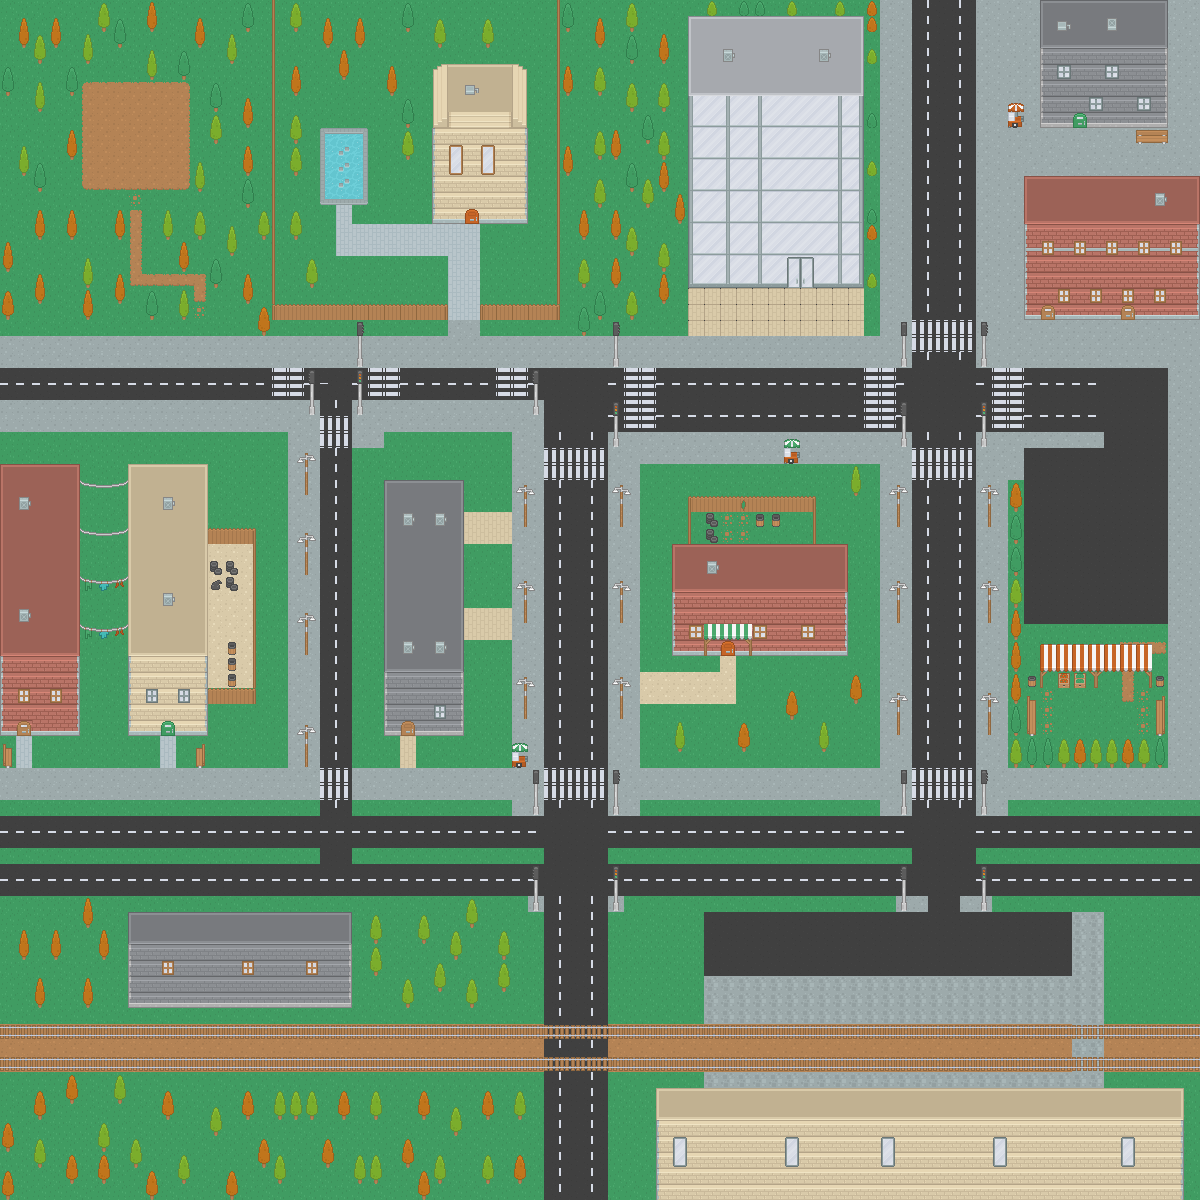

Rendered tile map (Tiled .tmx) drawn with the repository's tilesets; below, a short description and the map source with its tile grids summarised:
An orthogonal 75x75 tile map with 16x16 px tiles, 6 tile layers (Grass, Road, Door/window, Houses, ...), 2 tilesets and 144 objects.

<map version="1.0" orientation="orthogonal" renderorder="right-down" width="75" height="75" tilewidth="16" tileheight="16" nextobjectid="8">
 <tileset firstgid="1" name="roguelikeCity_magenta" tilewidth="16" tileheight="16" spacing="1" tilecount="1036" columns="37">
  <image source="../Spritesheets/roguelike-modern-city/roguelikeCity_magenta.png" trans="ff00ff" width="628" height="475" />
  <tile id="0">
   <objectgroup draworder="index">
    <object id="1" x="0" y="0" width="16" height="16" />
   </objectgroup>
  </tile>
  <tile id="1">
   <objectgroup draworder="index">
    <object id="1" x="0.181818" y="0" width="15.6364" height="15.8182" />
   </objectgroup>
  </tile>
  <tile id="2">
   <objectgroup draworder="index">
    <object id="1" x="0" y="0" width="16" height="16" />
   </objectgroup>
  </tile>
  <tile id="3">
   <objectgroup draworder="index">
    <object id="1" x="0" y="0" width="16" height="16" />
   </objectgroup>
  </tile>
  <tile id="6">
   <objectgroup draworder="index">
    <object id="1" x="0.0909091" y="0" width="15.4545" height="15.7273" />
   </objectgroup>
  </tile>
  <tile id="8">
   <objectgroup draworder="index">
    <object id="1" x="0.0909091" y="0" width="15.8182" height="15.8182" />
   </objectgroup>
  </tile>
  <tile id="9">
   <objectgroup draworder="index">
    <object id="1" x="0.181818" y="0.272727" width="15.4545" height="15.4545" />
   </objectgroup>
  </tile>
  <tile id="10">
   <objectgroup draworder="index">
    <object id="1" x="0.0909091" y="0.0909091" width="15.7273" height="15.7273" />
   </objectgroup>
  </tile>
  <tile id="11">
   <objectgroup draworder="index">
    <object id="1" x="0.272727" y="0.0909091" width="15.3636" height="15.6364" />
   </objectgroup>
  </tile>
  <tile id="14">
   <objectgroup draworder="index">
    <object id="1" x="0.181818" y="0" width="15.5455" height="15.6364" />
   </objectgroup>
  </tile>
  <tile id="16">
   <objectgroup draworder="index">
    <object id="1" x="0.272727" y="0.272727" width="15.4545" height="15.5455" />
   </objectgroup>
  </tile>
  <tile id="17">
   <objectgroup draworder="index">
    <object id="1" x="0.181818" y="0.181818" width="15.4545" height="15.5455" />
   </objectgroup>
  </tile>
  <tile id="18">
   <objectgroup draworder="index">
    <object id="1" x="0.272727" y="0.181818" width="15.2727" height="15.6364" />
   </objectgroup>
  </tile>
  <tile id="19">
   <objectgroup draworder="index">
    <object id="1" x="0.0909091" y="0.363636" width="15.6364" height="15.4545" />
   </objectgroup>
  </tile>
  <tile id="22">
   <objectgroup draworder="index">
    <object id="1" x="0.181818" y="0.181818" width="15.5455" height="15.3636" />
   </objectgroup>
  </tile>
  <tile id="24">
   <objectgroup draworder="index">
    <object id="1" x="0" y="0.0909091" width="15.6364" height="15.5455" />
   </objectgroup>
  </tile>
  <tile id="25">
   <objectgroup draworder="index">
    <object id="1" x="0.181818" y="0.0909091" width="15.5455" height="15.6364" />
   </objectgroup>
  </tile>
  <tile id="26">
   <objectgroup draworder="index">
    <object id="1" x="0.181818" y="0.272727" width="15.6364" height="15.3636" />
   </objectgroup>
  </tile>
  <tile id="27">
   <objectgroup draworder="index">
    <object id="1" x="0" y="0" width="15.6364" height="15.6364" />
   </objectgroup>
  </tile>
  <tile id="37">
   <objectgroup draworder="index">
    <object id="1" x="0.0909091" y="0" width="15.8182" height="15.8182" />
   </objectgroup>
  </tile>
  <tile id="38">
   <objectgroup draworder="index">
    <object id="1" x="0" y="0" width="16" height="16" />
   </objectgroup>
  </tile>
  <tile id="39">
   <objectgroup draworder="index">
    <object id="1" x="0.0909091" y="0" width="15.7273" height="15.7273" />
   </objectgroup>
  </tile>
  <tile id="40">
   <objectgroup draworder="index">
    <object id="1" x="0.181818" y="0" width="15.7273" height="15.6364" />
   </objectgroup>
  </tile>
  <tile id="45">
   <objectgroup draworder="index">
    <object id="1" x="0" y="0.0909091" width="15.6364" height="15.5455" />
   </objectgroup>
  </tile>
  <tile id="46">
   <objectgroup draworder="index">
    <object id="1" x="0.181818" y="0.181818" width="15.7273" height="15.6364" />
   </objectgroup>
  </tile>
  <tile id="47">
   <objectgroup draworder="index">
    <object id="1" x="0.0909091" y="0.181818" width="15.5455" height="15.6364" />
   </objectgroup>
  </tile>
  <tile id="48">
   <objectgroup draworder="index">
    <object id="1" x="0.0909091" y="0.0909091" width="15.9091" height="15.4545" />
   </objectgroup>
  </tile>
  <tile id="53">
   <objectgroup draworder="index">
    <object id="1" x="0.181818" y="-0.0909091" width="15.4545" height="15.9091" />
   </objectgroup>
  </tile>
  <tile id="54">
   <objectgroup draworder="index">
    <object id="1" x="0.181818" y="0.181818" width="15.5455" height="15.5455" />
   </objectgroup>
  </tile>
  <tile id="55">
   <objectgroup draworder="index">
    <object id="1" x="0.181818" y="0.181818" width="15.4545" height="15.4545" />
   </objectgroup>
  </tile>
  <tile id="56">
   <objectgroup draworder="index">
    <object id="1" x="0.0909091" y="0.0909091" width="15.5455" height="15.7273" />
   </objectgroup>
  </tile>
  <tile id="61">
   <objectgroup draworder="index">
    <object id="1" x="0" y="0.272727" width="15.6364" height="15.3636" />
   </objectgroup>
  </tile>
  <tile id="62">
   <objectgroup draworder="index">
    <object id="1" x="0.181818" y="0.0909091" width="15.6364" height="15.7273" />
   </objectgroup>
  </tile>
  <tile id="63">
   <objectgroup draworder="index">
    <object id="1" x="-0.0909091" y="0.181818" width="15.9091" height="15.6364" />
   </objectgroup>
  </tile>
  <tile id="64">
   <objectgroup draworder="index">
    <object id="1" x="0.181818" y="0.272727" width="15.4545" height="15.7273" />
   </objectgroup>
  </tile>
  <tile id="164">
   <objectgroup draworder="index">
    <object id="1" x="1.18182" y="0.363636" width="14.5455" height="15.1818" />
   </objectgroup>
  </tile>
  <tile id="165">
   <objectgroup draworder="index">
    <object id="1" x="0.272727" y="1.18182" width="13.5455" height="14.3636" />
   </objectgroup>
  </tile>
  <tile id="166">
   <objectgroup draworder="index">
    <object id="1" x="1.27273" y="-0.0909091" width="14.3636" height="15.9091" />
   </objectgroup>
  </tile>
  <tile id="174">
   <objectgroup draworder="index">
    <object id="1" x="0" y="0.181818" width="15.8182" height="15.4545" />
   </objectgroup>
  </tile>
  <tile id="175">
   <objectgroup draworder="index">
    <object id="1" x="0.0909091" y="0" width="15.5455" height="15.6364" />
   </objectgroup>
  </tile>
  <tile id="176">
   <objectgroup draworder="index">
    <object id="1" x="0.0909091" y="0" width="15.6364" height="15.5455" />
   </objectgroup>
  </tile>
  <tile id="201">
   <objectgroup draworder="index">
    <object id="1" x="1.45455" y="0.0909091" width="14.3636" height="16" />
   </objectgroup>
  </tile>
  <tile id="202">
   <objectgroup draworder="index">
    <object id="1" x="0.363636" y="0" width="14.5455" height="15.8182" />
   </objectgroup>
  </tile>
  <tile id="203">
   <objectgroup draworder="index">
    <object id="1" x="0.181818" y="0.181818" width="14.5455" height="15.7273" />
   </objectgroup>
  </tile>
  <tile id="211">
   <objectgroup draworder="index">
    <object id="1" x="0.0909091" y="0.0909091" width="15.6364" height="15.5455" />
   </objectgroup>
  </tile>
  <tile id="212">
   <objectgroup draworder="index">
    <object id="1" x="0.272727" y="0.181818" width="15.3636" height="15.3636" />
   </objectgroup>
  </tile>
  <tile id="213">
   <objectgroup draworder="index">
    <object id="1" x="0.272727" y="0.181818" width="15.2727" height="15.4545" />
   </objectgroup>
  </tile>
  <tile id="235">
   <objectgroup draworder="index">
    <object id="1" x="0.181818" y="0.272727" width="15.5455" height="15.4545" />
   </objectgroup>
  </tile>
  <tile id="237">
   <objectgroup draworder="index">
    <object id="1" x="0.181818" y="0.454545" width="15.8182" height="15.4545" />
   </objectgroup>
  </tile>
  <tile id="238">
   <objectgroup draworder="index">
    <object id="1" x="0.272727" y="0.0909091" width="15.5455" height="15.7273" />
   </objectgroup>
  </tile>
  <tile id="239">
   <objectgroup draworder="index">
    <object id="1" x="0" y="0.0909091" width="15.9091" height="15.3636" />
   </objectgroup>
  </tile>
  <tile id="240">
   <objectgroup draworder="index">
    <object id="1" x="0.272727" y="0.0909091" width="15.4545" height="15.7273" />
   </objectgroup>
  </tile>
  <tile id="248">
   <objectgroup draworder="index">
    <object id="1" x="0.181818" y="0.0909091" width="15.5455" height="12.8182" />
   </objectgroup>
  </tile>
  <tile id="249">
   <objectgroup draworder="index">
    <object id="1" x="0.272727" y="0.0909091" width="15.1818" height="12.3636" />
   </objectgroup>
  </tile>
  <tile id="250">
   <objectgroup draworder="index">
    <object id="1" x="0" y="0.272727" width="15.4545" height="12.1818" />
   </objectgroup>
  </tile>
  <tile id="272">
   <objectgroup draworder="index">
    <object id="1" x="0.272727" y="0" width="15.3636" height="15.7273" />
   </objectgroup>
  </tile>
  <tile id="274">
   <objectgroup draworder="index">
    <object id="1" x="0.181818" y="0.0909091" width="15.6364" height="15.6364" />
   </objectgroup>
  </tile>
  <tile id="297">
   <objectgroup draworder="index">
    <object id="1" x="1.18182" y="0.181818" width="14.4545" height="14.3636" />
   </objectgroup>
  </tile>
  <tile id="298">
   <objectgroup draworder="index">
    <object id="1" x="-0.0909091" y="0" width="16.1818" height="14.7273" />
   </objectgroup>
  </tile>
  <tile id="299">
   <objectgroup draworder="index">
    <object id="1" x="0.181818" y="0.0909091" width="14.4545" height="14.6364" />
   </objectgroup>
  </tile>
  <tile id="309">
   <objectgroup draworder="index">
    <object id="1" x="0" y="0.0909091" width="15.7273" height="15.7273" />
   </objectgroup>
  </tile>
  <tile id="310">
   <objectgroup draworder="index">
    <object id="1" x="0.363636" y="0.0909091" width="15.4545" height="15.5455" />
   </objectgroup>
  </tile>
  <tile id="311">
   <objectgroup draworder="index">
    <object id="1" x="0.272727" y="0" width="15.6364" height="16" />
   </objectgroup>
  </tile>
  <tile id="334">
   <objectgroup draworder="index">
    <object id="1" x="1.27273" y="0.0909091" width="14.5455" height="15.6364" />
   </objectgroup>
  </tile>
  <tile id="335">
   <objectgroup draworder="index">
    <object id="1" x="0.272727" y="0.181818" width="15.3636" height="15.5455" />
   </objectgroup>
  </tile>
  <tile id="336">
   <objectgroup draworder="index">
    <object id="1" x="0.0909091" y="0" width="14.6364" height="15.8182" />
   </objectgroup>
  </tile>
  <tile id="338">
   <objectgroup draworder="index">
    <object id="1" x="0.272727" y="0.181818" width="15.5455" height="15.5455" />
   </objectgroup>
  </tile>
  <tile id="339">
   <objectgroup draworder="index">
    <!-- 1 objects omitted --></objectgroup>
  </tile>
  <tile id="340">
   <objectgroup draworder="index">
    <!-- 1 objects omitted --></objectgroup>
  </tile>
  <tile id="342">
   <objectgroup draworder="index">
    <!-- 1 objects omitted --></objectgroup>
  </tile>
  <tile id="343">
   <objectgroup draworder="index">
    <!-- 1 objects omitted --></objectgroup>
  </tile>
  <tile id="344">
   <objectgroup draworder="index">
    <!-- 1 objects omitted --></objectgroup>
  </tile>
  <tile id="347">
   <objectgroup draworder="index">
    <!-- 1 objects omitted --></objectgroup>
  </tile>
  <tile id="371">
   <objectgroup draworder="index">
    <!-- 1 objects omitted --></objectgroup>
  </tile>
  <tile id="372">
   <objectgroup draworder="index">
    <!-- 1 objects omitted --></objectgroup>
  </tile>
  <tile id="373">
   <objectgroup draworder="index">
    <!-- 1 objects omitted --></objectgroup>
  </tile>
  <tile id="375">
   <objectgroup draworder="index">
    <!-- 1 objects omitted --></objectgroup>
  </tile>
  <tile id="376">
   <objectgroup draworder="index">
    <!-- 1 objects omitted --></objectgroup>
  </tile>
  <tile id="377">
   <objectgroup draworder="index">
    <!-- 1 objects omitted --></objectgroup>
  </tile>
  <tile id="379">
   <objectgroup draworder="index">
    <!-- 1 objects omitted --></objectgroup>
  </tile>
  <tile id="380">
   <objectgroup draworder="index">
    <!-- 1 objects omitted --></objectgroup>
  </tile>
  <tile id="381">
   <objectgroup draworder="index">
    <!-- 1 objects omitted --></objectgroup>
  </tile>
  <tile id="383">
   <objectgroup draworder="index">
    <!-- 1 objects omitted --></objectgroup>
  </tile>
  <tile id="384">
   <objectgroup draworder="index">
    <!-- 1 objects omitted --></objectgroup>
  </tile>
  <tile id="385">
   <objectgroup draworder="index">
    <!-- 1 objects omitted --></objectgroup>
  </tile>
  <tile id="438">
   <objectgroup draworder="index">
    <!-- 1 objects omitted --></objectgroup>
  </tile>
  <tile id="439">
   <objectgroup draworder="index">
    <!-- 1 objects omitted --></objectgroup>
  </tile>
  <tile id="440">
   <objectgroup draworder="index">
    <!-- 1 objects omitted --></objectgroup>
  </tile>
  <tile id="441">
   <objectgroup draworder="index">
    <!-- 1 objects omitted --></objectgroup>
  </tile>
  <tile id="442">
   <objectgroup draworder="index">
    <!-- 1 objects omitted --></objectgroup>
  </tile>
  <tile id="443">
   <objectgroup draworder="index">
    <!-- 1 objects omitted --></objectgroup>
  </tile>
  <tile id="458">
   <objectgroup draworder="index">
    <!-- 1 objects omitted --></objectgroup>
  </tile>
  <tile id="461">
   <objectgroup draworder="index">
    <!-- 1 objects omitted --></objectgroup>
  </tile>
  <tile id="465">
   <objectgroup draworder="index">
    <!-- 1 objects omitted --></objectgroup>
  </tile>
  <tile id="466">
   <objectgroup draworder="index">
    <!-- 1 objects omitted --></objectgroup>
  </tile>
  <tile id="493">
   <objectgroup draworder="index">
    <!-- 1 objects omitted --></objectgroup>
  </tile>
  <tile id="494">
   <objectgroup draworder="index">
    <!-- 1 objects omitted --></objectgroup>
  </tile>
  <tile id="495">
   <objectgroup draworder="index">
    <!-- 1 objects omitted --></objectgroup>
  </tile>
  <tile id="496">
   <objectgroup draworder="index">
    <!-- 1 objects omitted --></objectgroup>
  </tile>
  <tile id="497">
   <objectgroup draworder="index">
    <!-- 1 objects omitted --></objectgroup>
  </tile>
  <tile id="498">
   <objectgroup draworder="index">
    <!-- 1 objects omitted --></objectgroup>
  </tile>
  <tile id="499">
   <objectgroup draworder="index">
    <!-- 1 objects omitted --></objectgroup>
  </tile>
  <tile id="503">
   <objectgroup draworder="index">
    <!-- 1 objects omitted --></objectgroup>
  </tile>
  <tile id="530">
   <objectgroup draworder="index">
    <!-- 1 objects omitted --></objectgroup>
  </tile>
  <tile id="531">
   <objectgroup draworder="index">
    <!-- 1 objects omitted --></objectgroup>
  </tile>
  <tile id="534">
   <objectgroup draworder="index">
    <!-- 2 objects omitted --></objectgroup>
  </tile>
  <tile id="537">
   <objectgroup draworder="index">
    <!-- 2 objects omitted --></objectgroup>
  </tile>
  <tile id="538">
   <objectgroup draworder="index">
    <!-- 1 objects omitted --></objectgroup>
  </tile>
  <tile id="539">
   <objectgroup draworder="index">
    <!-- 1 objects omitted --></objectgroup>
  </tile>
  <tile id="540">
   <objectgroup draworder="index">
    <!-- 1 objects omitted --></objectgroup>
  </tile>
  <tile id="541">
   <objectgroup draworder="index">
    <!-- 1 objects omitted --></objectgroup>
  </tile>
  <tile id="542">
   <objectgroup draworder="index">
    <!-- 1 objects omitted --></objectgroup>
  </tile>
  <tile id="571">
   <objectgroup draworder="index">
    <!-- 1 objects omitted --></objectgroup>
  </tile>
  <tile id="572">
   <objectgroup draworder="index">
    <!-- 1 objects omitted --></objectgroup>
  </tile>
  <tile id="573">
   <objectgroup draworder="index">
    <!-- 1 objects omitted --></objectgroup>
  </tile>
  <tile id="574">
   <objectgroup draworder="index">
    <!-- 1 objects omitted --></objectgroup>
  </tile>
  <tile id="576">
   <objectgroup draworder="index">
    <!-- 1 objects omitted --></objectgroup>
  </tile>
  <tile id="577">
   <objectgroup draworder="index">
    <!-- 1 objects omitted --></objectgroup>
  </tile>
  <tile id="578">
   <objectgroup draworder="index">
    <!-- 1 objects omitted --></objectgroup>
  </tile>
  <tile id="589">
   <objectgroup draworder="index">
    <!-- 1 objects omitted --></objectgroup>
  </tile>
  <tile id="608">
   <objectgroup draworder="index">
    <!-- 1 objects omitted --></objectgroup>
  </tile>
  <tile id="611">
   <objectgroup draworder="index">
    <!-- 1 objects omitted --></objectgroup>
  </tile>
  <tile id="613">
   <objectgroup draworder="index">
    <!-- 1 objects omitted --></objectgroup>
  </tile>
  <tile id="614">
   <objectgroup draworder="index">
    <!-- 1 objects omitted --></objectgroup>
  </tile>
  <tile id="615">
   <objectgroup draworder="index">
    <!-- 1 objects omitted --></objectgroup>
  </tile>
  <tile id="671">
   <objectgroup draworder="index">
    <!-- 1 objects omitted --></objectgroup>
  </tile>
  <tile id="673">
   <objectgroup draworder="index">
    <!-- 1 objects omitted --></objectgroup>
  </tile>
  <tile id="674">
   <objectgroup draworder="index">
    <!-- 1 objects omitted --></objectgroup>
  </tile>
  <tile id="676">
   <objectgroup draworder="index">
    <!-- 1 objects omitted --></objectgroup>
  </tile>
  <tile id="677">
   <objectgroup draworder="index">
    <!-- 1 objects omitted --></objectgroup>
  </tile>
  <tile id="913">
   <objectgroup draworder="index">
    <!-- 1 objects omitted --></objectgroup>
  </tile>
  <tile id="914">
   <objectgroup draworder="index">
    <!-- 1 objects omitted --></objectgroup>
  </tile>
  <tile id="950">
   <objectgroup draworder="index">
    <!-- 1 objects omitted --></objectgroup>
  </tile>
  <tile id="951">
   <objectgroup draworder="index">
    <!-- 1 objects omitted --></objectgroup>
  </tile>
  <tile id="982">
   <objectgroup draworder="index">
    <!-- 1 objects omitted --></objectgroup>
  </tile>
  <tile id="983">
   <objectgroup draworder="index">
    <!-- 1 objects omitted --></objectgroup>
  </tile>
  <tile id="986">
   <objectgroup draworder="index">
    <!-- 1 objects omitted --></objectgroup>
  </tile>
  <tile id="988">
   <objectgroup draworder="index">
    <!-- 1 objects omitted --></objectgroup>
  </tile>
 </tileset>
 <tileset firstgid="1037" name="roguelikeSheet_transparent" tilewidth="16" tileheight="16" spacing="1" tilecount="1767" columns="57">
  <image source="../Spritesheets/roguelike-pack/roguelikeSheet_transparent.png" trans="ff00ff" width="968" height="526" />
 </tileset>
 <objectgroup name="Collision">
  <!-- 4 objects omitted --></objectgroup>
 <layer name="Grass" width="75" height="75">
  <data>[5625 cells, 5625 non-empty, 6 distinct tile ids]</data>
 </layer>
 <layer name="Road" width="75" height="75">
  <data>[5625 cells, 2567 non-empty, 36 distinct tile ids]</data>
 </layer>
 <layer name="Door/window" width="75" height="75">
  <data>[5625 cells, 72 non-empty, 9 distinct tile ids]</data>
 </layer>
 <layer name="Houses" width="75" height="75">
  <data>[5625 cells, 1052 non-empty, 96 distinct tile ids]</data>
 </layer>
 <layer name="Objects" width="75" height="75">
  <properties>
   <property name="unity:sortingLayerName" value="Foreground" />
  </properties>
  <data>[5625 cells, 553 non-empty, 72 distinct tile ids]</data>
 </layer>
 <layer name="Fence" width="75" height="75">
  <data>[5625 cells, 81 non-empty, 7 distinct tile ids]</data>
 </layer>
</map>
<!-- 77 of 144 objects omitted -->
